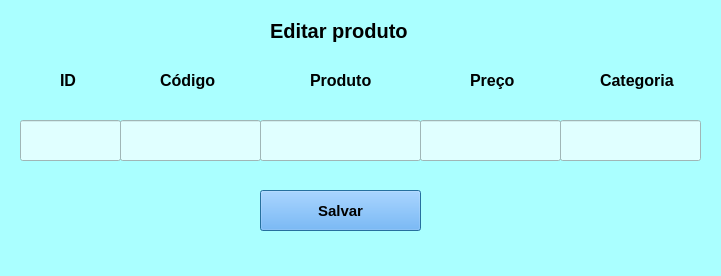
<?xml version="1.0" encoding="UTF-8"?>
<ui version="4.0">
 <class>Dialog</class>
 <widget class="QDialog" name="Dialog">
  <property name="geometry">
   <rect>
    <x>0</x>
    <y>0</y>
    <width>721</width>
    <height>276</height>
   </rect>
  </property>
  <property name="windowTitle">
   <string>Dialog</string>
  </property>
  <property name="styleSheet">
   <string notr="true">background-color: rgb(170, 255, 255);</string>
  </property>
  <widget class="QLabel" name="label">
   <property name="geometry">
    <rect>
     <x>270</x>
     <y>0</y>
     <width>251</width>
     <height>61</height>
    </rect>
   </property>
   <property name="font">
    <font>
     <pointsize>15</pointsize>
     <weight>75</weight>
     <bold>true</bold>
    </font>
   </property>
   <property name="text">
    <string>Editar produto</string>
   </property>
  </widget>
  <widget class="QLabel" name="label_2">
   <property name="geometry">
    <rect>
     <x>60</x>
     <y>50</y>
     <width>41</width>
     <height>61</height>
    </rect>
   </property>
   <property name="font">
    <font>
     <pointsize>12</pointsize>
     <weight>75</weight>
     <bold>true</bold>
    </font>
   </property>
   <property name="text">
    <string>ID</string>
   </property>
  </widget>
  <widget class="QLineEdit" name="lineEdit">
   <property name="geometry">
    <rect>
     <x>20</x>
     <y>120</y>
     <width>101</width>
     <height>41</height>
    </rect>
   </property>
   <property name="styleSheet">
    <string notr="true">background-color: rgb(224, 255, 255);</string>
   </property>
  </widget>
  <widget class="QLineEdit" name="lineEdit_2">
   <property name="geometry">
    <rect>
     <x>120</x>
     <y>120</y>
     <width>141</width>
     <height>41</height>
    </rect>
   </property>
   <property name="styleSheet">
    <string notr="true">background-color: rgb(224, 255, 255);</string>
   </property>
  </widget>
  <widget class="QLineEdit" name="lineEdit_3">
   <property name="geometry">
    <rect>
     <x>260</x>
     <y>120</y>
     <width>161</width>
     <height>41</height>
    </rect>
   </property>
   <property name="styleSheet">
    <string notr="true">background-color: rgb(224, 255, 255);</string>
   </property>
  </widget>
  <widget class="QLineEdit" name="lineEdit_4">
   <property name="geometry">
    <rect>
     <x>420</x>
     <y>120</y>
     <width>141</width>
     <height>41</height>
    </rect>
   </property>
   <property name="styleSheet">
    <string notr="true">background-color: rgb(224, 255, 255);</string>
   </property>
  </widget>
  <widget class="QLineEdit" name="lineEdit_5">
   <property name="geometry">
    <rect>
     <x>560</x>
     <y>120</y>
     <width>141</width>
     <height>41</height>
    </rect>
   </property>
   <property name="styleSheet">
    <string notr="true">background-color: rgb(224, 255, 255);</string>
   </property>
  </widget>
  <widget class="QLabel" name="label_3">
   <property name="geometry">
    <rect>
     <x>160</x>
     <y>50</y>
     <width>81</width>
     <height>61</height>
    </rect>
   </property>
   <property name="font">
    <font>
     <pointsize>12</pointsize>
     <weight>75</weight>
     <bold>true</bold>
    </font>
   </property>
   <property name="text">
    <string>Código</string>
   </property>
  </widget>
  <widget class="QLabel" name="label_4">
   <property name="geometry">
    <rect>
     <x>310</x>
     <y>50</y>
     <width>81</width>
     <height>61</height>
    </rect>
   </property>
   <property name="font">
    <font>
     <pointsize>12</pointsize>
     <weight>75</weight>
     <bold>true</bold>
    </font>
   </property>
   <property name="text">
    <string>Produto</string>
   </property>
  </widget>
  <widget class="QLabel" name="label_5">
   <property name="geometry">
    <rect>
     <x>470</x>
     <y>50</y>
     <width>81</width>
     <height>61</height>
    </rect>
   </property>
   <property name="font">
    <font>
     <pointsize>12</pointsize>
     <weight>75</weight>
     <bold>true</bold>
    </font>
   </property>
   <property name="text">
    <string>Preço</string>
   </property>
  </widget>
  <widget class="QLabel" name="label_6">
   <property name="geometry">
    <rect>
     <x>600</x>
     <y>50</y>
     <width>81</width>
     <height>61</height>
    </rect>
   </property>
   <property name="font">
    <font>
     <pointsize>12</pointsize>
     <weight>75</weight>
     <bold>true</bold>
    </font>
   </property>
   <property name="text">
    <string>Categoria</string>
   </property>
  </widget>
  <widget class="QPushButton" name="pushButton_4">
   <property name="geometry">
    <rect>
     <x>260</x>
     <y>190</y>
     <width>161</width>
     <height>41</height>
    </rect>
   </property>
   <property name="font">
    <font>
     <pointsize>11</pointsize>
     <weight>75</weight>
     <bold>true</bold>
    </font>
   </property>
   <property name="styleSheet">
    <string notr="true">background-color: rgb(85, 85, 127);
background-color: rgb(85, 170, 255);</string>
   </property>
   <property name="text">
    <string>Salvar</string>
   </property>
  </widget>
 </widget>
 <resources/>
 <connections/>
</ui>
